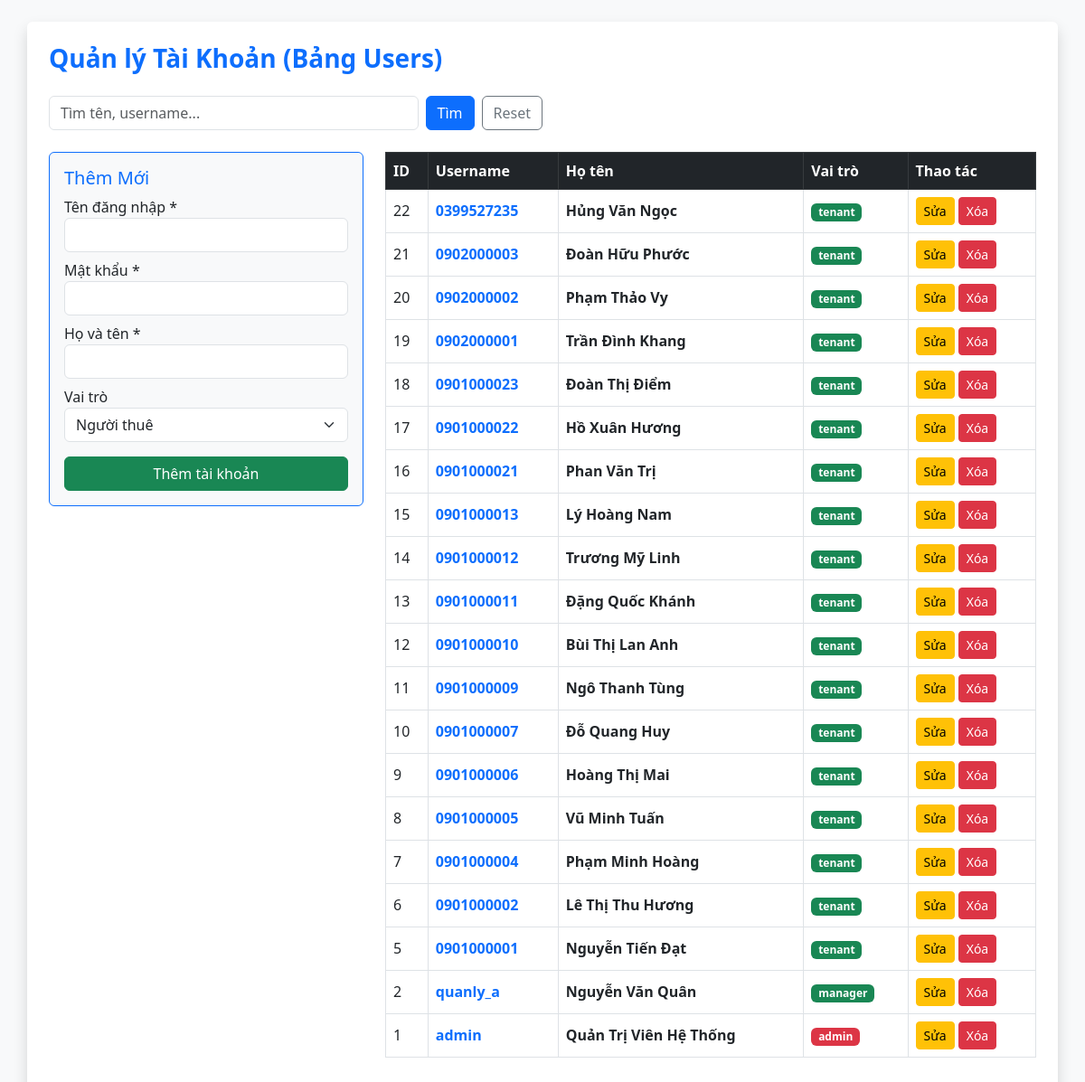
The app's page /BaiTapCaNhan/02_NguyenAnhNgoc/UserController.php with its own data.
### tables this page shows
CREATE TABLE `users` (
  `id` int NOT NULL AUTO_INCREMENT,
  `username` varchar(50) NOT NULL,
  `password` varchar(255) NOT NULL,
  `full_name` varchar(100) NOT NULL,
  `phone` varchar(20) NOT NULL,
  `cccd` varchar(20) DEFAULT NULL,
  `birthday` date DEFAULT NULL,
  `gender` varchar(10) DEFAULT 'Nam',
  `email` varchar(100) NOT NULL,
  `occupation` varchar(100) DEFAULT NULL,
  `hometown` varchar(255) DEFAULT NULL,
  `emergency_contact` varchar(100) DEFAULT NULL,
  `status` varchar(50) DEFAULT 'Đang thuê',
  `roommate_name` varchar(100) DEFAULT NULL,
  `roommate_phone` varchar(20) DEFAULT NULL,
  `role` enum('admin','landlord','tenant','manager') NOT NULL DEFAULT 'tenant',
  `preferred_room_id` int DEFAULT NULL,
  `created_at` timestamp NULL DEFAULT CURRENT_TIMESTAMP,
  PRIMARY KEY (`id`),
  UNIQUE KEY `username` (`username`),
  UNIQUE KEY `email` (`email`)
);

### BaiTapCaNhan/02_NguyenAnhNgoc/UserController.php (called while the page is built, shortened)
<?php
require_once __DIR__ . '/UserRepository.php';
class UserController {
    private $repository;
    public function __construct() {
        $this->repository = new UserRepository();
    }
    public function index() {
        $edit_user = null;
        $keyword = trim($_GET['keyword'] ?? '');
        $users = $this->repository->getUsers($keyword);
        require_once __DIR__ . '/views/index.php';
    }
}
$controller = new UserController();
$controller->index();
?>

### BaiTapCaNhan/02_NguyenAnhNgoc/UserRepository.php (called while the page is built, shortened)
<?php
class UserRepository {
    private $conn;
    public function __construct() {
        try {
            $this->conn = new PDO("mysql:host=localhost;dbname=quan_ly_nha_tro;charset=utf8mb4", "root", "");
            $this->conn->setAttribute(PDO::ATTR_ERRMODE, PDO::ERRMODE_EXCEPTION);
        } catch(PDOException $e) {
            die("Lỗi kết nối CSDL: " . $e->getMessage());
        }
    }
    public function getUsers($keyword = '') {
        $sql = "SELECT * FROM users";
        $sql .= " ORDER BY id DESC";
        $stmt = $this->conn->prepare($sql);
        $stmt->execute();
        return $stmt->fetchAll(PDO::FETCH_ASSOC);
    }
}
?>

### BaiTapCaNhan/02_NguyenAnhNgoc/views/index.php (the view, shortened to what this page needs)
<!DOCTYPE html>
<html lang="vi">
<head>
    <link href="https://cdn.jsdelivr.net/npm/bootstrap@5.3.0/dist/css/bootstrap.min.css" rel="stylesheet">
</head>
<body class="bg-light p-4">
    <div class="container bg-white p-4 rounded shadow">
        <h3 class="fw-bold mb-4 text-primary">Quản lý Tài Khoản (Bảng Users)</h3>
        <form method="GET" action="UserController.php" class="d-flex mb-4 w-50">
            <input type="text" name="keyword" class="form-control me-2" placeholder="Tìm tên, username..." value="<?= htmlspecialchars($keyword ?? '') ?>">
            <button type="submit" class="btn btn-primary">Tìm</button>
            <a href="UserController.php" class="btn btn-outline-secondary ms-2">Reset</a>
        </form>
        <div class="row">
            <div class="col-md-4 mb-4">
                <div class="card card-body bg-light border-primary">
                    <h5 class="card-title text-primary"><?= !empty($edit_user) ? 'Sửa Tài Khoản' : 'Thêm Mới' ?></h5>
                    <form method="POST" action="UserController.php">
                        <div class="mb-2">
                            <label>Tên đăng nhập *</label>
                            <input type="text" name="username" class="form-control" value="<?= !empty($edit_user) ? htmlspecialchars($edit_user['username']) : '' ?>" <?= !empty($edit_user) ? 'readonly' : 'required' ?>>
                        </div>
                        <?php if (empty($edit_user)): ?>
                        <div class="mb-2">
                            <label>Mật khẩu *</label>
                            <input type="password" name="password" class="form-control" required>
                        </div>
                        <?php endif; ?>
                        <div class="mb-2">
                            <label>Họ và tên *</label>
                            <input type="text" name="full_name" class="form-control" value="<?= !empty($edit_user) ? htmlspecialchars($edit_user['full_name']) : '' ?>" required>
                        </div>
                        <div class="mb-3">
                            <label>Vai trò</label>
                            <select name="role" class="form-select">
                                <option value="tenant" <?= (!empty($edit_user) && $edit_user['role'] == 'tenant') ? 'selected' : '' ?>>Người thuê</option>
                            </select>
                        </div>
                        <button type="submit" class="btn <?= !empty($edit_user) ? 'btn-warning' : 'btn-success' ?> w-100">
                            <?= !empty($edit_user) ? 'Cập nhật' : 'Thêm tài khoản' ?>
                        </button>
                    </form>
                </div>
            </div>
            <div class="col-md-8">
                <table class="table table-bordered table-hover align-middle">
                    <thead class="table-dark">
                        <tr>
                            <th>ID</th><th>Username</th><th>Họ tên</th><th>Vai trò</th><th>Thao tác</th>
                        </tr>
                    </thead>
                    <tbody>
                        <?php if (!empty($users)): ?>
                            <?php foreach ($users as $user): ?>
                                <tr>
                                    <td><?= $user['id'] ?></td>
                                    <td class="text-primary fw-bold"><?= htmlspecialchars($user['username']) ?></td>
                                    <td class="fw-bold"><?= htmlspecialchars($user['full_name']) ?></td>
                                    <td>
                                        <span class="badge <?= $user['role'] == 'admin' ? 'bg-danger' : ($user['role'] == 'landlord' ? 'bg-primary' : 'bg-success') ?>">
                                            <?= htmlspecialchars($user['role']) ?>
                                        </span>
                                    </td>
                                    <td>
                                        <a href="UserController.php?edit_id=<?= $user['id'] ?>" class="btn btn-sm btn-warning">Sửa</a>
                                        <form method="POST" action="UserController.php" style="display:inline;" onsubmit="return confirm('Bạn có chắc muốn xóa?');">
                                            <button type="submit" class="btn btn-sm btn-danger">Xóa</button>
                                        </form>
                                    </td>
                                </tr>
                            <?php endforeach; ?>
                        <?php else: ?>
                            <tr><td colspan="5" class="text-center py-4">Chưa có dữ liệu</td></tr>
                        <?php endif; ?>
                    </tbody>
                </table>
            </div>
        </div>
    </div>
</body>
</html>

### records on screen
users: id "22", username "0399527235", full_name "Hủng Văn Ngọc", role "tenant"
users: id "21", username "0902000003", full_name "Đoàn Hữu Phước", role "tenant"
users: id "20", username "0902000002", full_name "Phạm Thảo Vy", role "tenant"
users: id "19", username "0902000001", full_name "Trần Đình Khang", role "tenant"
users: id "18", username "0901000023", full_name "Đoàn Thị Điểm", role "tenant"
users: id "17", username "0901000022", full_name "Hồ Xuân Hương", role "tenant"
users: id "16", username "0901000021", full_name "Phan Văn Trị", role "tenant"
users: id "15", username "0901000013", full_name "Lý Hoàng Nam", role "tenant"
users: id "14", username "0901000012", full_name "Trương Mỹ Linh", role "tenant"
users: id "13", username "0901000011", full_name "Đặng Quốc Khánh", role "tenant"
users: id "12", username "0901000010", full_name "Bùi Thị Lan Anh", role "tenant"
users: id "11", username "0901000009", full_name "Ngô Thanh Tùng", role "tenant"
users: id "10", username "0901000007", full_name "Đỗ Quang Huy", role "tenant"
users: id "9", username "0901000006", full_name "Hoàng Thị Mai", role "tenant"
users: id "8", username "0901000005", full_name "Vũ Minh Tuấn", role "tenant"
users: id "7", username "0901000004", full_name "Phạm Minh Hoàng", role "tenant"
users: id "6", username "0901000002", full_name "Lê Thị Thu Hương", role "tenant"
users: id "5", username "0901000001", full_name "Nguyễn Tiến Đạt", role "tenant"
users: id "2", username "quanly_a", full_name "Nguyễn Văn Quân", role "manager"
users: id "1", username "admin", full_name "Quản Trị Viên Hệ Thống", role "admin"
